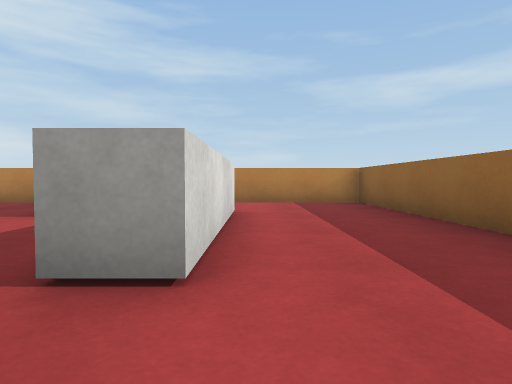
[1] (above)

24 first-person views from a walk through a 3-D level made in the Unity game engine. The camera is 0.55 m above the floor, tilts 2° down and sees 75° across. The floor is counted in squares, 1 m on a side. Each view is taken from the middle of a square. On the plan, view 1 faces up. The plan holds only what a view shows up to about 9 squares ahead; the rest is blank. The place goes on beyond the plan. Surface patterns are stand-ins for the level's own textures.

[2]
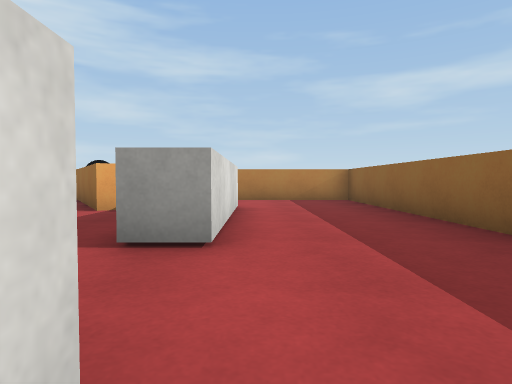

[3]
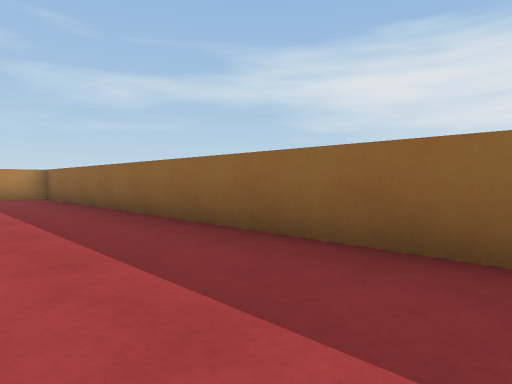

[4]
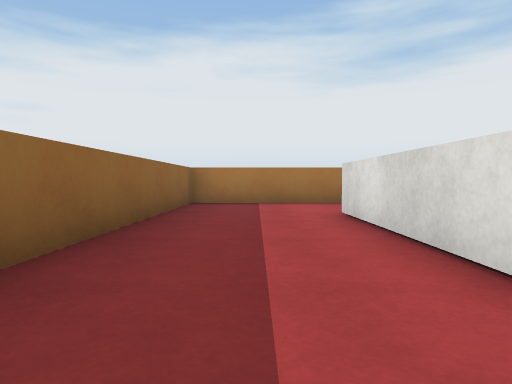

[5]
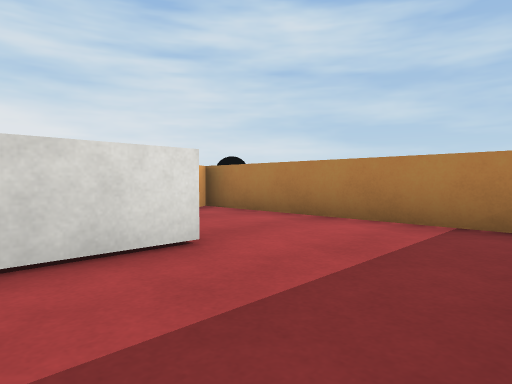

[6]
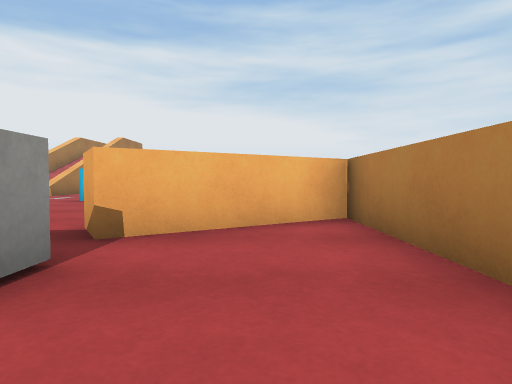

[7]
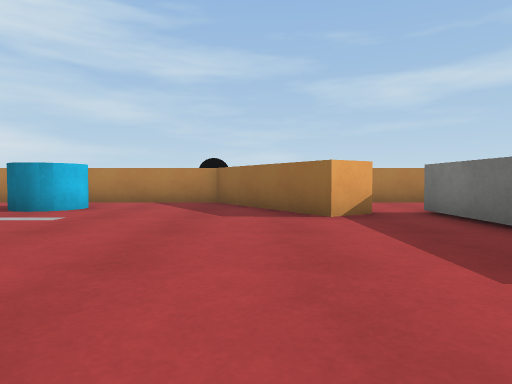

[8]
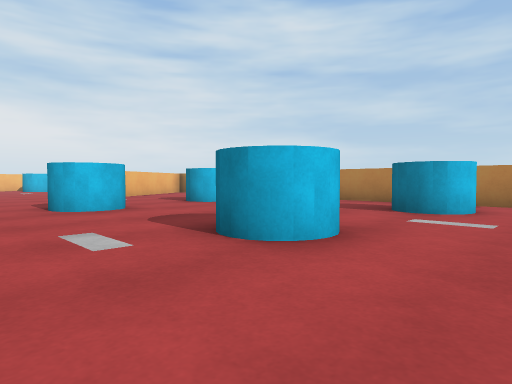

[9]
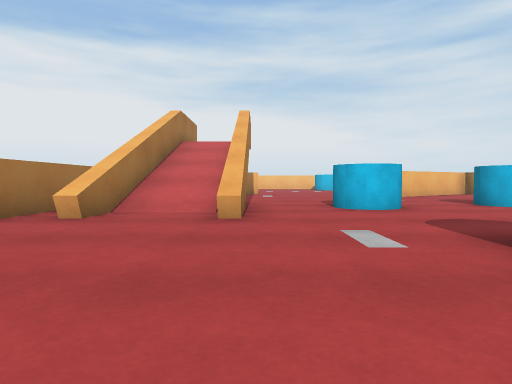

[10]
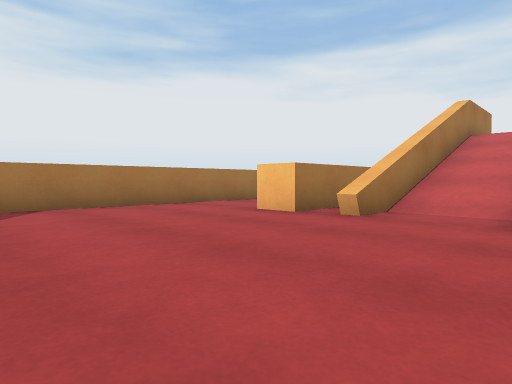

[11]
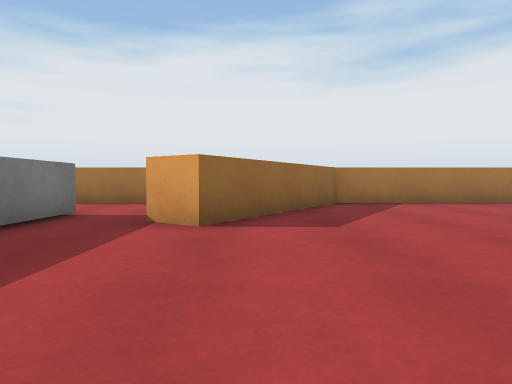

[12]
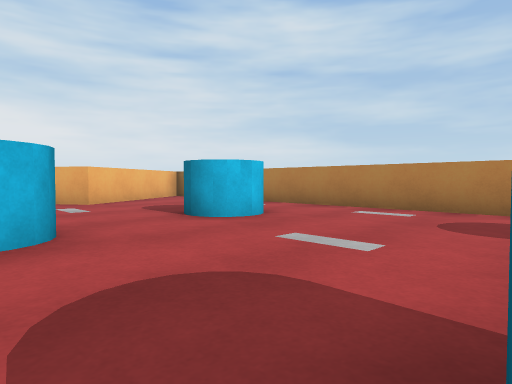

[13]
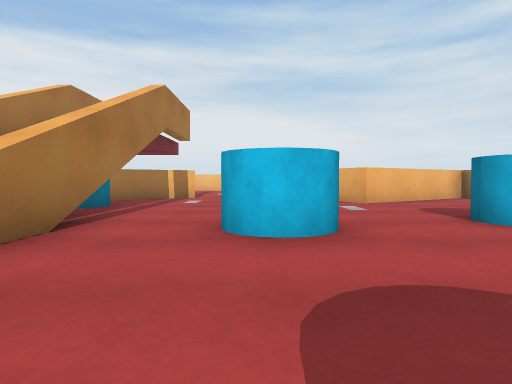

[14]
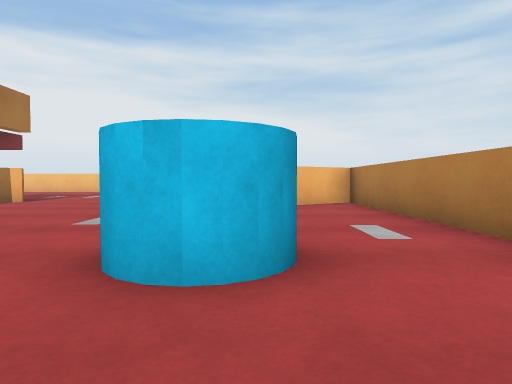

[15]
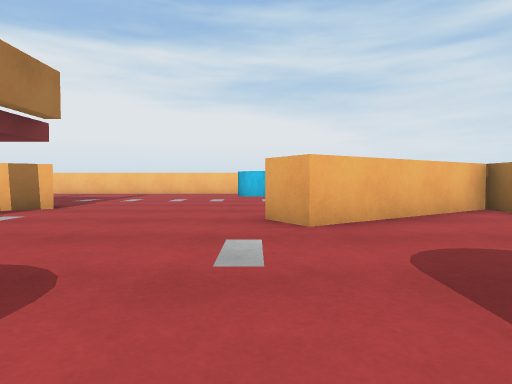

[16]
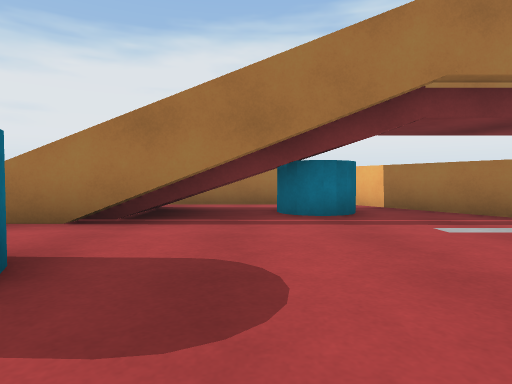

[17]
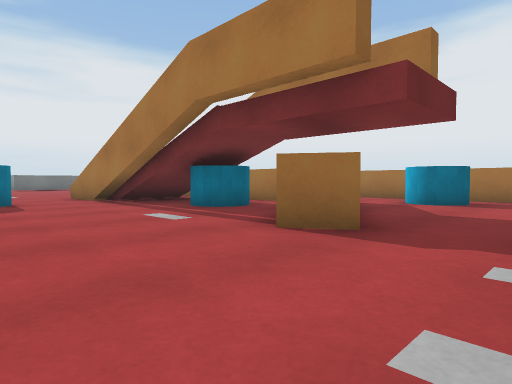

[18]
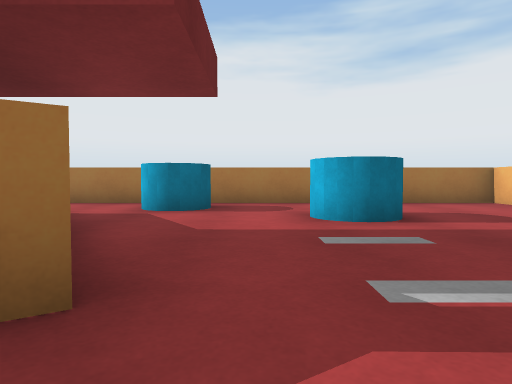

[19]
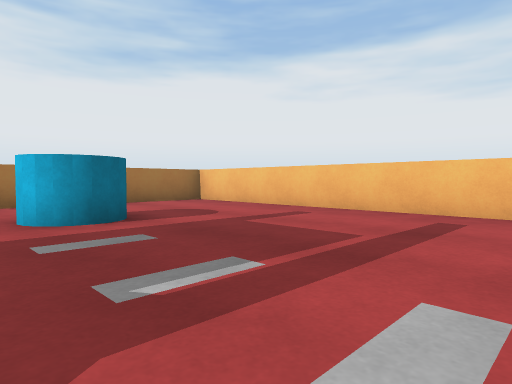

[20]
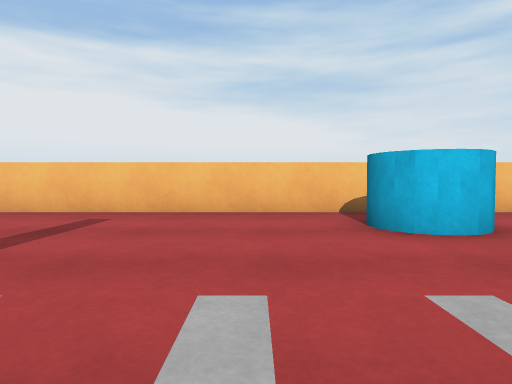

[21]
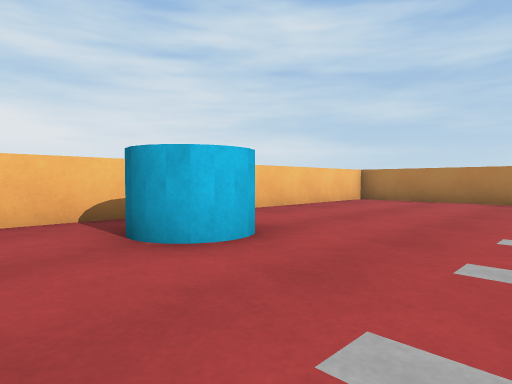

[22]
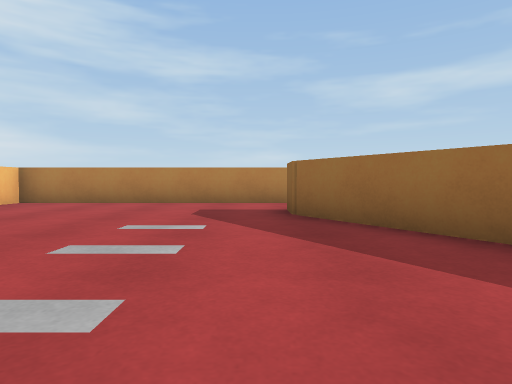

[23]
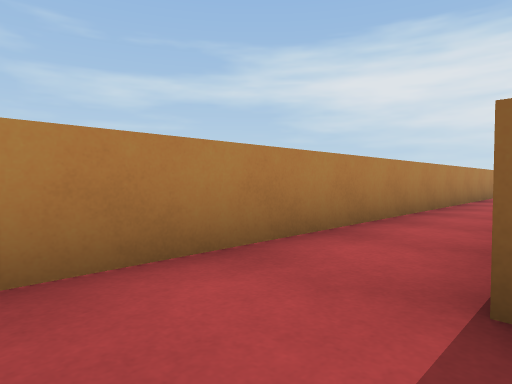

[24]
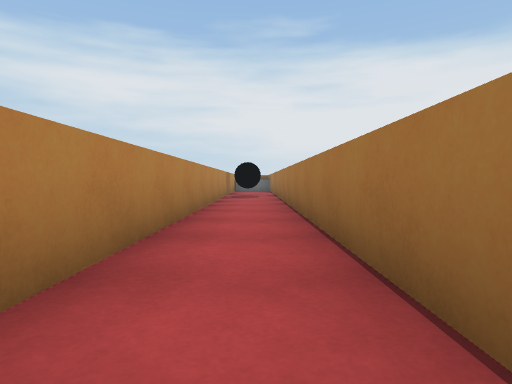

### Floor plan
Ten units are one square. View 1 is at (0, 0); x grows to the right and y downward. Boxes are objects, and circles mark ways between rooms. Rooms are numbered by the first view taken in them; rooms with no view inside come last. Other rooms are left out.
<svg viewBox="-272 -116 303 192">
<path fill="none" stroke="#000" d="M-4 2 -4 44M-4 -58 -4 -17 -12 -17M-11 -57 -6 -57M-14 71 26 71 26 -83 -39 -83 -21 -55M-148 2 -118 2M-148 25 -106 25M-162 36 -106 36 -106 46M-188 -58 -204 -84 -204 -94M-203 5 -194 -1 -172 35M-171 -93 -92 -93M-118 71 -59 71 -33 30 -24 35M-182 71 -165 71M-90 -111 -267 -111 -267 -60M-224 71 -198 71M-21 -55 -29 -50 -50 -83 -193 -83 -169 -46 -177 -41M-267 -41 -267 71 -245 71M-11 -36 -11 -57M-11 44 -11 26M-106 1 -106 6M-106 25 -106 29"/>
<rect x="-255" y="-45" width="10" height="10" fill="#bbb"><title>cylinder</title></rect>
<rect x="-235" y="35" width="20" height="10" fill="#bbb"><title>cylinder</title></rect>
<rect x="-205" y="45" width="20" height="20" fill="#bbb"><title>cylinder</title></rect>
<rect x="-165" y="15" width="10" height="10" fill="#bbb"><title>cylinder</title></rect>
<rect x="-145" y="-65" width="20" height="20" fill="#bbb"><title>cylinder</title></rect>
<rect x="-135" y="-35" width="20" height="20" fill="#bbb"><title>cylinder</title></rect>
<rect x="-95" y="-35" width="20" height="20" fill="#bbb"><title>cylinder</title></rect>
<rect x="-85" y="-75" width="10" height="20" fill="#bbb"><title>cylinder</title></rect>
<circle cx="-10" cy="-5" r="3" fill="#2a7"/>
<circle cx="-20" cy="-60" r="3" fill="#2a7"/>
<text x="10" y="-20">1</text>
<text x="-140" y="-20">2</text>
</svg>
Room 1 opens to room 2.

Where each view was taken, in squares from view 1:
view 1: 0 up, 0 right, facing up
view 2: 1 down, 0 right, facing up
view 3: 3 down, 0 right, facing up-right
view 4: 1 up, 1 right, facing down
view 5: 4 up, 2 right, facing up-left
view 6: 7 up, 1 right, facing left
view 7: 0 up, 4 left, facing up
view 8: 0 up, 6 left, facing up-left
view 9: 0 up, 6 left, facing left
view 10: 0 up, 6 left, facing down-left
view 11: 1 up, 4 left, facing down
view 12: 2 up, 9 left, facing up-left
view 13: 2 up, 9 left, facing left
view 14: 6 up, 11 left, facing left
view 15: 4 up, 13 left, facing left
view 16: 4 up, 15 left, facing down
view 17: 3 up, 22 left, facing down-right
view 18: 1 up, 21 left, facing down
view 19: 1 up, 21 left, facing down-left
view 20: 2 up, 21 left, facing left
view 21: 2 up, 22 left, facing up-left
view 22: 3 up, 21 left, facing up
view 23: 9 up, 22 left, facing up-right
view 24: 10 up, 18 left, facing right
